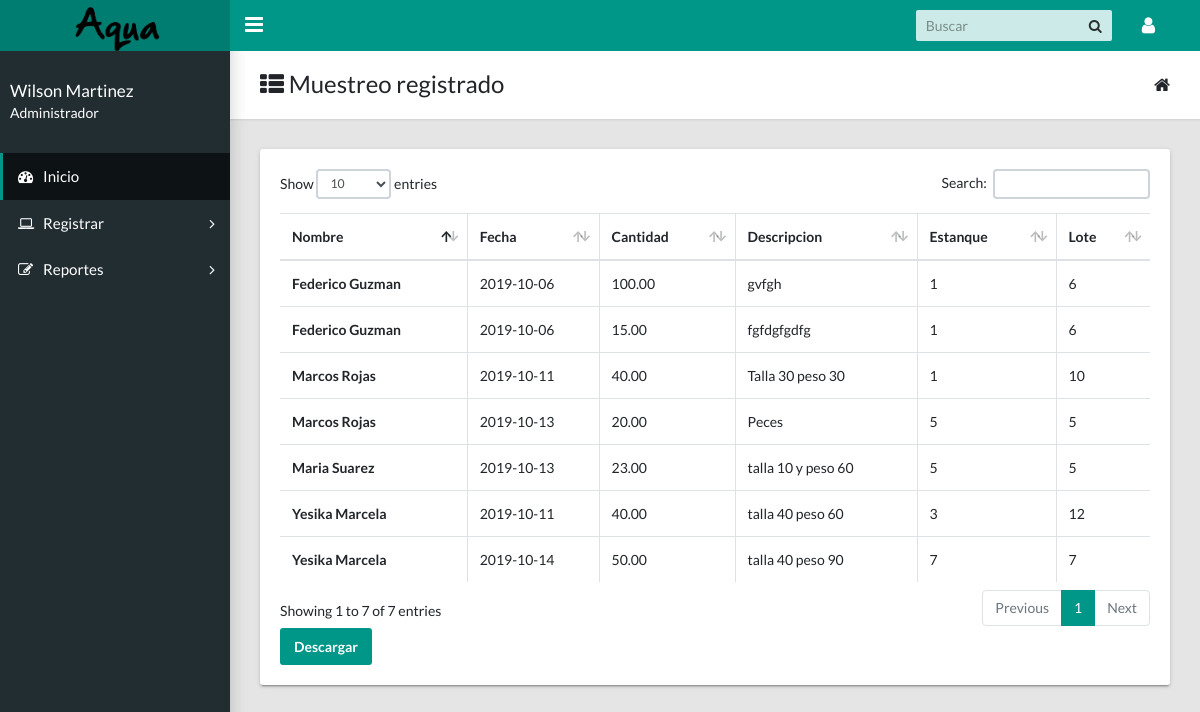
Page /docs/operario/consulta_muestreo.php (signed in) on the committed database.
### tables this page shows
CREATE TABLE `actividad` (
  `id_actividad` int(11) NOT NULL,
  `foto` varchar(45) DEFAULT NULL,
  `cantidad` decimal(10,2) DEFAULT NULL,
  `descripcion` varchar(80) DEFAULT NULL,
  `fecha` varchar(20) DEFAULT NULL,
  `fk_estanque` int(25) DEFAULT NULL,
  `fk_persona` int(25) DEFAULT NULL,
  `fk_tipo_actividad` int(25) DEFAULT NULL,
  `lote` int(11) DEFAULT NULL,
  `estado` varchar(20) DEFAULT NULL,
  `notificacion` varchar(45) DEFAULT NULL
);

CREATE TABLE `persona` (
  `id_persona` int(11) NOT NULL,
  `nombre` varchar(50) DEFAULT NULL,
  `telefono` varchar(15) DEFAULT NULL,
  `fk_rol` int(20) DEFAULT NULL,
  `login` varchar(30) DEFAULT NULL,
  `estado_pers` tinyint(1) DEFAULT NULL,
  `pasword` varchar(20) DEFAULT NULL
);

### docs/operario/consulta_muestreo.php (the view, shortened to what this page needs)
<!DOCTYPE html>
<html lang="en">
<head>
    <link rel="stylesheet" type="text/css" href="../css/main.css">
    <link href="https://maxcdn.bootstrapcdn.com/font-awesome/4.7.0/css/font-awesome.min.css" rel="stylesheet" type="text/css">
    <?php
    include 'php/conect.php';
    ?>
</head>
<body class="app sidebar-mini rtl">
    <header class="app-header">
        <a class="app-header__logo" href="principal.php">
            <img src="../img/logo2.png" width="90">
        </a>
        <a aria-label="Hide Sidebar" class="app-sidebar__toggle" data-toggle="sidebar" href="#">
        </a>
        <ul class="app-nav">
            <li class="app-search">
                <input class="app-search__input" placeholder="Buscar" type="search">
                <button class="app-search__button">
                    <i class="fa fa-search">
                    </i>
                </button>
            </li>
            <li class="dropdown">
                <a aria-label="Open Profile Menu" class="app-nav__item" data-toggle="dropdown" href="#">
                    <i class="fa fa-user fa-lg">
                    </i>
                </a>
                       <?php
                       if(isset($_SESSION['usuario']))
                       {
                          ?>
            </li>
        </ul>
    </header>
 <aside class="app-sidebar">
        <div class="app-sidebar__user">
            <div>
                <p class="app-sidebar__user-name">
                    <?php echo ''.$_SESSION['nombre']. ' ' ; ?>
                </p>
                <p class="app-sidebar__user-designation">
                    <?php echo ''.$_SESSION['nombre_rol']. ' ' ; ?>
                </p>
                <?php
                }
                else{
                  ?>
                  <script language='javascript'>window.location="salir.php"</script>
                  <?php
                }
                ?>
            </div>
        </div>
        <ul class="app-menu">
            <li>
                <li><a class="app-menu__item active" href="principal.php"><i class="app-menu__icon fa fa-dashboard"></i><span class="app-menu__label">Inicio</span></a></li>
            </li>
            <li class="treeview">
                <a class="app-menu__item" data-toggle="treeview" href="#">
                    <i class="app-menu__icon fa fa-laptop">
                    </i>
                    <span class="app-menu__label">
                        Registrar
                    </span>
                    <i class="treeview-indicator fa fa-angle-right">
                    </i>
                </a>
            </li>
            <li class="treeview">
                <a class="app-menu__item" data-toggle="treeview" href="#">
                    <i class="app-menu__icon fa fa-edit">
                    </i>
                    <span class="app-menu__label">
                        Reportes
                    </span>
                    <i class="treeview-indicator fa fa-angle-right">
                    </i>
                </a>
            </li>
        </ul>
    </aside>
<main class="app-content">
  <div class="app-title">
    <div>
      <h1><i class="fa fa-th-list"></i> Muestreo registrado</h1>
  </div>
  <ul class="app-breadcrumb breadcrumb side">
      <li class="breadcrumb-item"><i class="fa fa-home fa-lg"></i></li>
  </ul>
</div>
<div  class="row d-flex justify-content-center">
    <div class="col-md-12">
      <div class="tile">
        <div class="tile-body">
          <table class="table table-hover table-bordered " id="sampleTable">
            <thead>
              <tr>
                <th>Nombre</th>
                <th>Fecha</th>
                <th>Cantidad</th>
                <th>Descripcion</th>
                <th>Estanque</th>
                <th>Lote</th>
            </tr>
        </thead>
        <tbody>
          <?php
          try{
            $sql="SELECT  * FROM  actividad INNER JOIN persona ON (fk_persona=id_persona) WHERE fk_tipo_actividad=1";
            $resul=$base->prepare($sql);
            $resul->execute(array());
            while($consulta=$resul->fetch(PDO::FETCH_ASSOC)){
              ?>
              <tr>
                <th><?php echo$consulta['nombre'];?></th>
                <td><?php echo$consulta['fecha'];?></td>
                <td><?php echo$consulta['cantidad'];?></td>
                <td><?php echo$consulta['descripcion'];?></td>
                <td><?php echo$consulta['fk_estanque'];?></td>
                <td><?php echo$consulta['lote'];?></td>
            </tr>
            <?php
        }
    }
    catch(Exception $e){
     die('Error:' .$e->getMessage());
 }
 ?>
</tbody>
</table>
<td>
    <a href="../reportes/muestreo.php" class="btn btn-primary"> Descargar </a>
</td>
</div>
</div>
</div>
</div>
</main>
</body>
</html>

### rows in the picture
actividad: fk_persona.nombre "Federico Guzman", fecha "2019-10-06", cantidad "100.00", descripcion "gvfgh", fk_estanque "1", lote "6"
actividad: fk_persona.nombre "Federico Guzman", fecha "2019-10-06", cantidad "15.00", descripcion "fgfdgfgdfg", fk_estanque "1", lote "6"
actividad: fk_persona.nombre "Marcos Rojas", fecha "2019-10-11", cantidad "40.00", descripcion "Talla 30 peso 30", fk_estanque "1", lote "10"
actividad: fk_persona.nombre "Yesika Marcela", fecha "2019-10-11", cantidad "40.00", descripcion "talla 40 peso 60", fk_estanque "3", lote "12"
actividad: fk_persona.nombre "Marcos Rojas", fecha "2019-10-13", cantidad "20.00", descripcion "Peces", fk_estanque "5", lote "5"
actividad: fk_persona.nombre "Maria Suarez", fecha "2019-10-13", cantidad "23.00", descripcion "talla 10 y peso 60", fk_estanque "5", lote "5"
actividad: fk_persona.nombre "Yesika Marcela", fecha "2019-10-14", cantidad "50.00", descripcion "talla 40 peso 90", fk_estanque "7", lote "7"

### other values in the picture
$_SESSION['nombre'] "Wilson Martinez"
$_SESSION['nombre_rol'] "Administrador"
